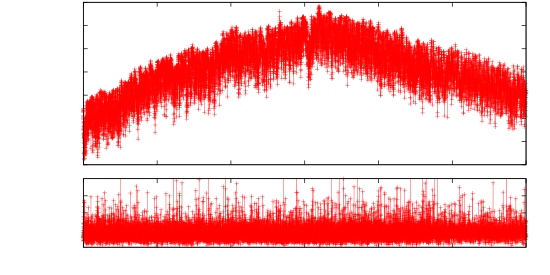

Reproduce this figure in gnuplot.
clear
reset
file = "laserstabilitaet_alt_freilaufend"
datafile = sprintf('../dat/%s.dat',file)

starttime = 1039204987

set term push
set term epslatex color 10 size 14cm, 7cm
set out sprintf('%s.tex',file)
set multiplot



#set fit errorvariables
#set dummy f
#f(x)=a*x+b
#b=14
#a=0.02
#fit f(x) datafile using 1:2:3 via a,b
#set label 1 sprintf('$\chi^2_{\mathrm{red}} = %.4f$',FIT_WSSR/FIT_NDF) at graph 0.90, 0.90


set origin 0, 0.4
set size 1, 0.6
set bmargin 0
set tmargin 0.2
set lmargin 10
unset key
unset xlabel
set format x ""
#set xlabel 'Zeit [min]'
set ylabel 'relative Frequenz [MHz]' 0,1
set samples 100000
set xrange [0:120]
plot datafile using (($1-starttime)/60000):4 with linespoints pt 1 lt 1 lc 1


set origin 0, 0.0
set size 1, 0.4
set tmargin 1
set bmargin 2
set format x "%g"
unset key
set xlabel 'Zeit [min]' 0,0.5
set ylabel 'Jitter [MHz]' -1,0
set ytic 5,5,15
set samples 100000
set xrange [0:120]
set yrange [0:20]
plot datafile using (($1-starttime)/60000):2 with linespoints pt 1 lt 1 lc 1

unset multiplot
unset out
